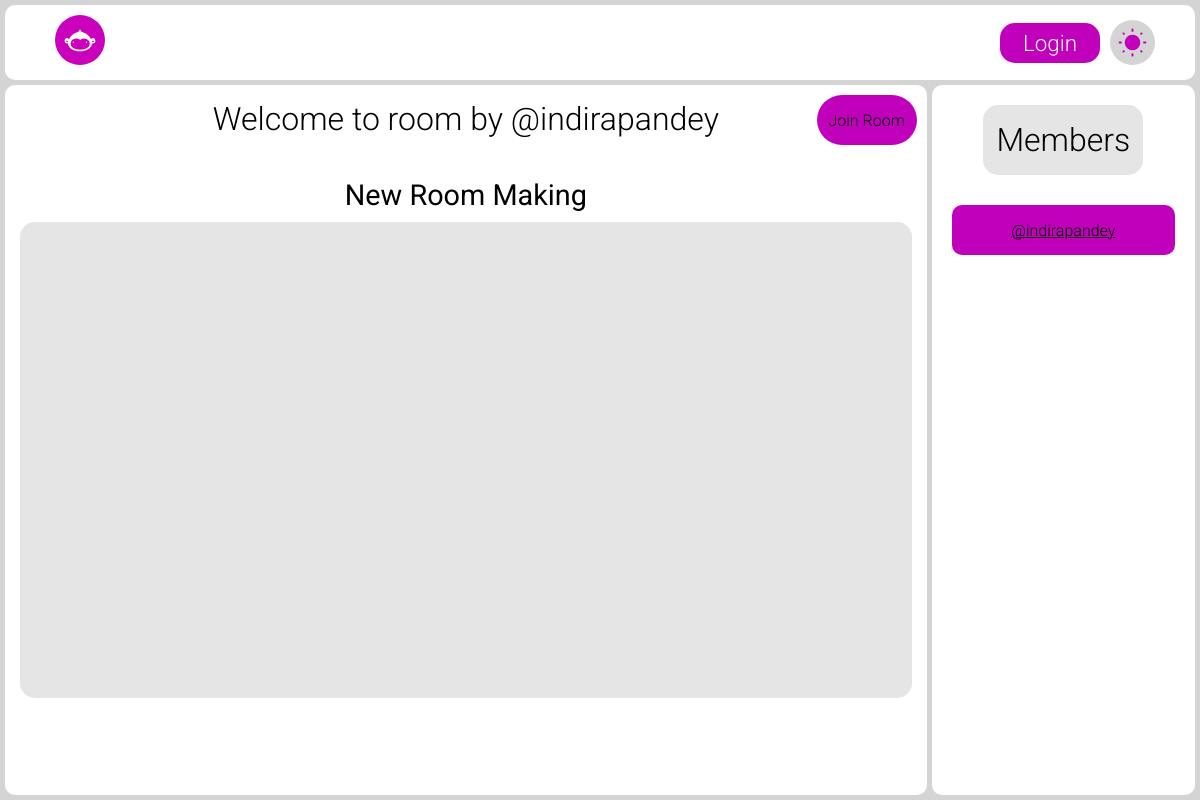
The page /room/6/ on the database as committed earlier.
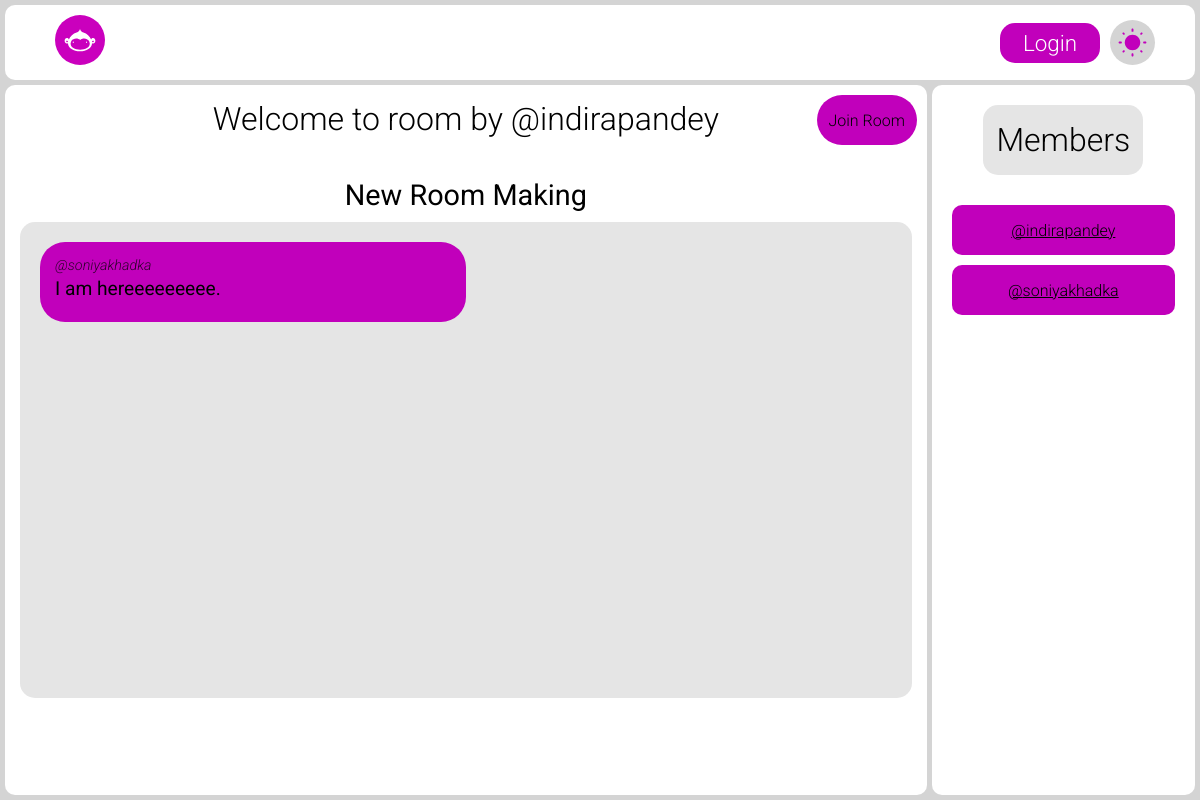
The same page on the database as committed later.
### rooms/models.py (models this page shows, shortened)
class Room(models.Model):
    topic = models.ForeignKey(Topic, on_delete = models.CASCADE)
    host = models.ForeignKey(User, on_delete = models.CASCADE, related_name="room_host")
    discription = models.TextField()
    members = models.ManyToManyField(User, related_name="room_members")

class Message(models.Model):
    room = models.ForeignKey('Room', on_delete=models.CASCADE)
    user = models.ForeignKey(User, on_delete=models.SET_NULL, null=True)
    message = models.TextField()

### accounts/models.py (models this page shows)
class UserAccount(AbstractUser):
    full_name = models.CharField(max_length=100, blank=True, null=True)
    profile_pic = models.ImageField(upload_to="profile_photo/", default="default_profile_photo.jpg")
    location = models.CharField(max_length = 256, blank=True)
    age = models.IntegerField(blank=True,  null=True)
    bio = models.TextField(blank=True, null=True)
    following = models.ManyToManyField('self', blank=True, related_name="followers", symmetrical=False)

### rooms/views.py (the view)
# urls.py: path('<int:pk>/', views.getroompage, name='roompage'),
def getroompage(request, pk):
    key = int(pk)
    if request.method == 'POST':
        message = request.POST.get('message')
        room = Room.objects.get(id=key)
        Message.objects.create(room = room, user = request.user, message = message)
    room = Room.objects.get(id=key)
    room_members = room.members.all()
    messages = Message.objects.filter(room__id = key)
    is_member = False
    if request.user in room_members:
        is_member = True
    return render(request, "rooms/room.html", {'messages': messages, 'room' : room, 'room_members': room_members, "is_member": is_member})

### rooms/templates/rooms/room.html (shortened to what this page needs)
{% extends 'base.html' %}
{% load static %}
{% block stylesheet %}
<link rel="stylesheet" href="{% static 'css/room.css' %}" />
{% endblock %}
{% block content %}
{% include "header.html" %}
<main>
  <div class="main_container">
    <h2>Welcome to room by @{{ room.host.username }}</h2>
    <h2 class="room_title">{{ room.discription }}</h2>
    {% if not is_member %}
    <a href="{% url 'joinroom' pk=room.id%}" class="join_button center">Join Room</a>
    {% endif %}
    <div class="chat_box">
      <ul class="chats">
        {% for i in messages %}
        <li>
          <a href="{% url 'profilepage' %}?profile={{ i.user.username }}">@{{ i.user.username }}</a>
          <p>{{ i.message }}</p>
        </li>
        {% endfor %}
      </ul>
    </div>
  </div>
  <div class="members_container">
    <h2 class="center">Members</h2>
    <ul class="members_list">
      {% for member in room_members %}
      <li class="center"><a href="{% url 'profilepage' %}?profile={{ member.username }}">@{{ member.username }}</a></li>
      {% endfor %}
    </ul>
  </div>
</main>
{% endblock %}

### templates/base.html (shortened to what this page needs)
<!DOCTYPE html>
{% load static %}
<html lang="en">
<head>
    <link rel="stylesheet" href="{% static 'css/base.css' %}">
    <link rel="stylesheet" href="{% static 'css/header.css' %}">
    {% block stylesheet %}
    {% endblock %}
</head>
<body class="">
    {% block content %}
    {% endblock %}
</body>
</html>

### templates/header.html (shortened to what this page needs)
{% load static %}
<header>
  <nav>
    <a href="/">
      <img
        src="{% static 'equipments/website_icons/homepage/logo.svg' %}"
        alt="LOGO"
        height="50px"/>
    </a>
    <div class="profile_box">
      {% if request.user.is_authenticated %}
        <a href="{% url 'profilepage'%}?profile={{ request.user.username }}" class="username">@{{ request.user.username }}</a>
        <a href="{% url 'logoutuser' %}" class="logout_button">Logout</a>
        {% else %}
        <a href="{% url 'loginpage' %}" class="logout_button">Login</a>
        {% endif %}
        <label for="theme_selection" class="theme_box">
          <img src="{% static 'equipments/website_icons/homepage/sun.svg' %}" alt="Sun Icon" class="sun active">
        </label>
    </div>
  </nav>
</header>

### static/css/base.css (style rules this page uses)
:root { --background-theme:#d4d4d4; --navbar-background:#d7d7d7; --searchbox-background: #e5e5e5; --searchbox-text: #d0d0d0; --theme-text:#000000; --button-background:#c100bb; --username-text:#ca00bd; --mainboxes-background: #ffffff; }
* { margin:0px; padding:0px; box-sizing: border-box; font-family: "Roboto", sans-serif; font-weight: 300; color: var(--theme-text); transition: color 0.3s ease, background-color 0.3s ease }
.center { display:flex; justify-content: center; align-items: center; }
body { height:100vh; width:100vw; max-height:100vh; max-width:100vw; padding:5px; color:var(--theme-text); background-color: var(--background-theme); }

### static/css/header.css (style rules this page uses)
header { height:60px; width:100vw; margin: auto; position: fixed; padding:5px; top:0px; left: 0px; z-index: 50; }
nav { padding:0 40px; display:flex; justify-content: space-between; align-items: center; background-color: var(--mainboxes-background); border-radius: 10px; }
nav a { color:var(--theme-text); font-size: 1.4em; margin:10px; text-decoration: none; }
.profile_box { display: flex; align-items: center; }
.profile_box>.logout_button { display: inline-flex; justify-content: center; align-items: center; height:40px; width:100px; border-radius: 15px; background-color: var(--button-background); color:white; }
.theme_box { position:relative; height:45px; width:45px; display:flex; justify-content: center; align-items: center; background-color: var(--background-theme); border-radius: 50%; }
.theme_box>img { height:70%; width:70%; position:absolute; transform:scale(0) rotateZ(0); transition: transform 0.3s ease }
.theme_box>.active { transform:scale(1) rotateZ(360deg); }

### static/css/room.css (style rules this page uses)
main { padding-top:80px; height: calc(100vh - 10px); width: 100%; display: grid; grid-template-columns: 3.5fr 1fr; gap:5px; background-color: var(--background-theme); }
.main_container { padding:15px; display:flex; flex-direction:column; align-items:center ; position:relative; border-radius: 10px; background-color: var(--mainboxes-background); }
.main_container>h2 { margin-bottom: 10px; font-size:2em; }
.room_title { margin-top:30px; font-size:1.8em !important; font-weight: 400; }
.chat_box { height:70%; width:100%; padding:20px; display:flex; flex-direction: column; gap:10px; border-radius: 15px; max-height: 60vh; overflow-y: scroll; background-color: var(--searchbox-background); }
.join_button { height:50px; width:100px; position:absolute; top:10px; right:10px; color:var(--theme-text); text-decoration: none; background-color: var(--button-background); border-radius: 25px; font-size: 1em; margin-bottom:10px; }
.chats { display:flex; flex-direction: column-reverse; }
.chats>li { list-style-type: none; background-color: var(--button-background); max-width:50%; min-height: 80px; max-height: 100000px; padding:15px; border-radius: 25px; margin-bottom:10px; word-wrap: break-word; }
.chats>li>a { display:block; text-decoration: none; opacity:0.75; font-style:italic; font-size: 0.9em; margin-bottom:3px; }
.chats>li>p { font-size:1.2em; font-weight: 400; }
.members_container { padding:20px; background-color: var(--mainboxes-background); width: 100%; width:100%; display: flex; align-items: center; flex-direction: column; border-radius: 10px; }
.members_container>h2 { text-align: center; font-size: 2em; background-color: var(--searchbox-background); height: 70px; width: 160px; border-radius: 15px; margin-bottom:30px; }
.members_list { list-style-type: none; width:100%; }
.members_list>li { height:50px; width:100%; margin-bottom:10px; background-color: var(--button-background); border-radius: 10px; }

Rows that differ between the two databases and show on the page:
added Message: user.username "soniyakhadka", message "I am hereeeeeeeee."
added UserAccount: username "soniyakhadka"
